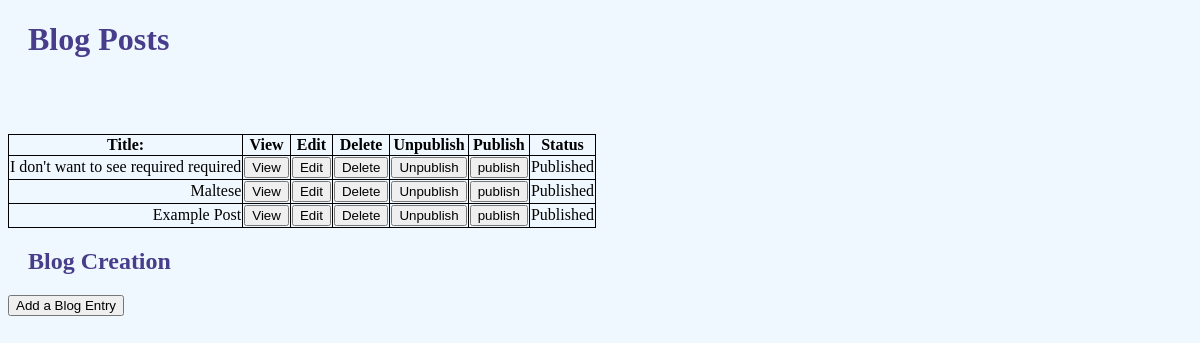
Page /dashboard (signed in) on the earlier database version.
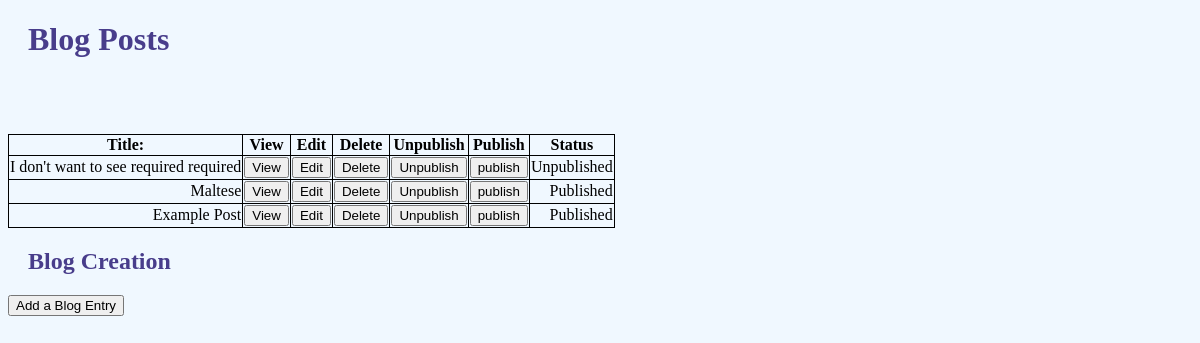
Same page on the later database version.
### tables this page shows
CREATE TABLE posts (
  post_id INTEGER PRIMARY KEY AUTOINCREMENT,
  title TEXT NOT NULL,
  pub_date TIMESTAMP NOT NULL DEFAULT CURRENT_TIMESTAMP,
  content TEXT NOT NULL,
  published INT DEFAULT 1
);

### app.py (the view)
@app.route('/dashboard', methods=["POST", "GET"])
def dashboard():
    if not session.get('username'):
        return (redirect(url_for("login")))
    '''Part III Dashboard: View students and quizzes in the class'''
    db = get_db()
    blog_posts = g.db.execute("SELECT posts.title, posts.pub_date, posts.content, authors.author_name, posts.post_id, posts.published FROM created "
                               "INNER JOIN posts on created.post_id == posts.post_id "
                               "INNER JOIN authors on created.author_id == authors.author_id "
                              "ORDER BY posts.pub_date DESC").fetchall()
    return render_template('dashboard.html', blogs=blog_posts)

### app.py (called while the page is built)
def get_db():
    if "db" not in g:
        g.db = sqlite3.connect(DATABASE)
        g.db.row_factory = sqlite3.Row
    return g.db

### templates/dashboard.html (shortened to what this page needs)
<!DOCTYPE html>
<html lang="en">
<head>
    <link rel="stylesheet" href="static/styles.css">
</head>
<body>
<h1>Blog Posts</h1>
<table>
<tr>
    <th>Title:</th>
    <th>View</th>
    <th>Edit</th>
    <th>Delete</th>
    <th>Unpublish</th>
    <th>Publish</th>
    <th>Status</th>
</tr>
{% for posts in blogs %}
<tr>
    <td>{{posts[0]}}</td>
    <td><button onclick="document.location='/{{posts[4]}}'">View</button></td>
    <td><button onclick="document.location='edit/{{posts[4]}}'">Edit</button></td>
    <td><button onclick="document.location='delete/{{posts[4]}}'">Delete</button></td>
    <td><button onclick="document.location='unpublish/{{posts[4]}}'">Unpublish</button></td>
    <td><button onclick="document.location='publish/{{posts[4]}}'">publish</button></td>
    {% if  posts[5] %}
    <td>Published</td>
    {% endif %}
    {% if not posts[5] %}
    <td>Unpublished</td>
    {% endif %}
</tr>
{% endfor %}
</table>
<h2>Blog Creation</h2>
<button onclick="document.location='create_blog'">Add a Blog Entry</button>
</body>
</html>

### static/styles.css (style rules this page uses)
body { background-color: AliceBlue; }
h1,h2,h3 { color: DarkSlateBlue; margin-left: 20px; }

### templates/dashboard.html (style rules this page uses)
table, th, td { border: 1px solid black; border-collapse: collapse; }
td { text-align:right; }

Differences in the rows shown:
changed posts "I don't want to see required required": published "Published" → "Unpublished"
